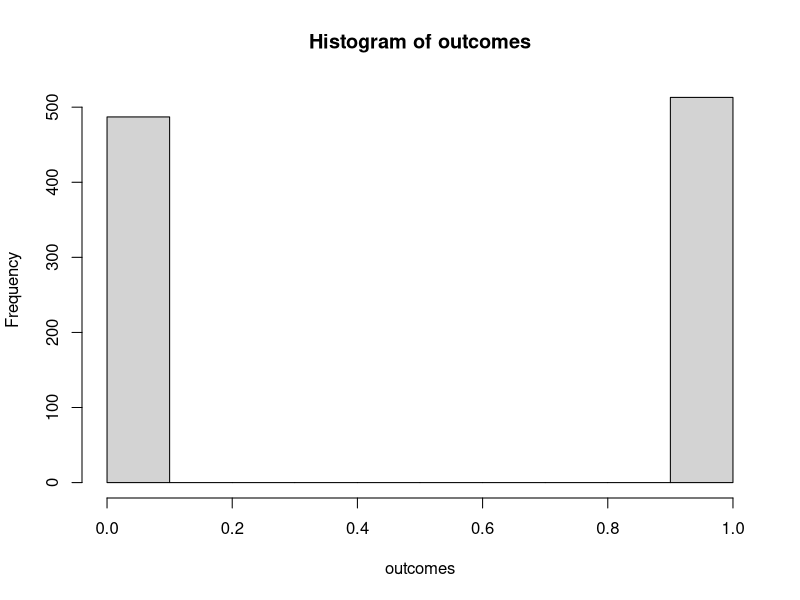
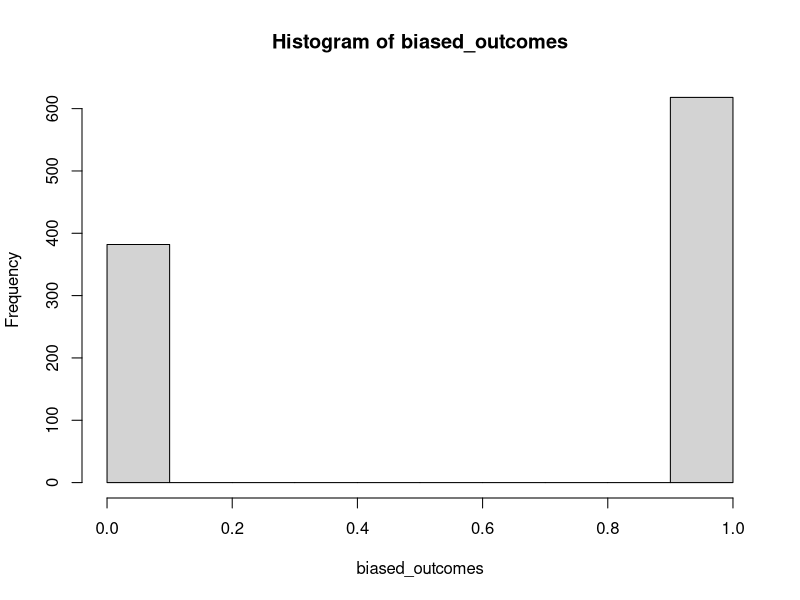

These figures' R source, in order:
## ---- chunk 1
outcomes <- sample(c(0, 1), 1000, replace = TRUE)
hist(outcomes)
## ---- chunk 2
biased_outcomes <- sample(c(0, 1), 1000, replace = TRUE, prob = c(0.4, 0.6))
hist(biased_outcomes)
